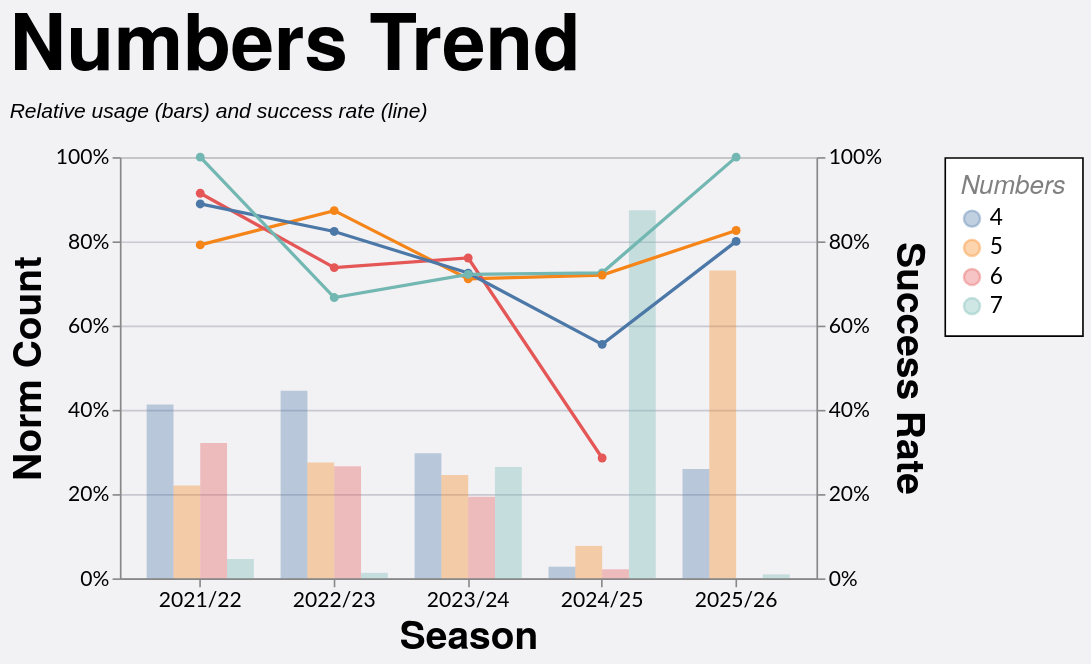

Source (Vega-Lite JSON):
### Vega-Lite specification from a JSON file in a GitHub repository (floating-point values rounded to 4 significant figures; data arrays with more than 128 entries replaced by an {"elided": "..."} marker saying what was removed)
{"config": {"axis": {"labelFont": "Lato, sans-serif", "titleFont": "PT Sans Narrow, Helvetica Neue, Helvetica, Arial, sans-serif", "labelFontSize": 13, "titleFontSize": 24, "gridColor": "#202947", "gridOpacity": 0.2}, "header": {"labelFont": "PT Sans Narrow, Helvetica Neue, Helvetica, Arial, sans-serif", "titleFont": "PT Sans Narrow, Helvetica Neue, Helvetica, Arial, sans-serif", "labelFontSize": 24, "titleFontSize": 28, "labelFontWeight": "bold", "orient": "left"}, "legend": {"labelFont": "Lato, sans-serif", "titleFont": "PT Sans Narrow, Helvetica Neue, Helvetica, Arial, sans-serif", "labelFontSize": 14, "titleFontSize": 16, "titlePadding": 5, "fillColor": "white", "strokeColor": "black", "padding": 10, "titleFontWeight": "lighter", "titleFontStyle": "italic", "titleColor": "gray", "offset": 10}, "title": {"font": "PT Sans Narrow, Helvetica Neue, Helvetica, Arial, sans-serif", "fontSize": 48, "fontWeight": "bold", "anchor": "start", "align": "center", "titlePadding": 20, "subtitlePadding": 10, "subtitleFontSize": 13, "subtitleColor": "", "subtitleFontStyle": "italic", "offset": 15, "color": "black"}, "axisX": {"labelAngle": 0}, "facet": {"title": null, "header": null, "align": {"row": "each", "column": "each"}}, "resolve": {"scale": {"y": "independent", "facet": "independent"}}, "background": "#f2f1f4"}, "layer": [{"mark": {"type": "bar", "opacity": 0.35}, "encoding": {"color": {"field": "numbers", "sort": ["4", "5", "6", "7"], "title": "Numbers", "type": "nominal"}, "tooltip": [{"field": "season", "title": "Season", "type": "nominal"}, {"field": "numbers", "title": "Numbers", "type": "nominal"}, {"field": "won", "format": ",.0f", "title": "Won", "type": "quantitative"}, {"field": "attempts", "format": ",.0f", "title": "Attempts", "type": "quantitative"}, {"field": "norm_count", "format": ".1%", "title": "Norm Count", "type": "quantitative"}, {"field": "success_rate", "format": ".1%", "title": "Success Rate", "type": "quantitative"}], "x": {"field": "season", "sort": ["2021/22", "2022/23", "2023/24", "2024/25", "2025/26"], "title": "Season", "type": "nominal"}, "xOffset": {"field": "numbers", "sort": ["4", "5", "6", "7"], "type": "nominal"}, "y": {"axis": {"format": "%", "orient": "left"}, "field": "norm_count", "scale": {"domain": [0, 1]}, "title": "Norm Count", "type": "quantitative"}}, "transform": [{"filter": "(loSquad == 'All' || datum.squad == loSquad) && (loGameType == 'All' || (loGameType == 'League + Cup' && (datum.game_type == 'League' || datum.game_type == 'Cup')) || (loGameType == 'League only' && datum.game_type == 'League') || datum.game_type == loGameType) && (loOpposition == 'All' || datum.opposition == loOpposition) && (loThrower == 'All' || datum.thrower == loThrower) && (loJumper == 'All' || datum.jumper == loJumper) && (loArea == 'All' || datum.area == loArea) && (loNumbers == 'All' || datum.numbers == loNumbers) && (loCallType == 'All' || datum.call_type == loCallType)"}, {"aggregate": [{"op": "count", "as": "attempts"}, {"op": "sum", "field": "won", "as": "won"}], "groupby": ["season", "numbers"]}, {"joinaggregate": [{"op": "sum", "field": "attempts", "as": "season_attempts"}], "groupby": ["season"]}, {"calculate": "datum.attempts / datum.season_attempts", "as": "norm_count"}, {"calculate": "datum.won / datum.attempts", "as": "success_rate"}]}, {"mark": {"type": "line", "point": true, "strokeWidth": 2}, "encoding": {"color": {"field": "numbers", "sort": ["4", "5", "6", "7"], "title": "Numbers", "type": "nominal"}, "detail": {"field": "numbers", "type": "nominal"}, "tooltip": [{"field": "season", "title": "Season", "type": "nominal"}, {"field": "numbers", "title": "Numbers", "type": "nominal"}, {"field": "won", "format": ",.0f", "title": "Won", "type": "quantitative"}, {"field": "attempts", "format": ",.0f", "title": "Attempts", "type": "quantitative"}, {"field": "norm_count", "format": ".1%", "title": "Norm Count", "type": "quantitative"}, {"field": "success_rate", "format": ".1%", "title": "Success Rate", "type": "quantitative"}], "x": {"field": "season", "sort": ["2021/22", "2022/23", "2023/24", "2024/25", "2025/26"], "title": "Season", "type": "nominal"}, "y": {"axis": {"format": "%", "orient": "right"}, "field": "success_rate", "scale": {"domain": [0, 1]}, "title": "Success Rate", "type": "quantitative"}}, "transform": [{"filter": "(loSquad == 'All' || datum.squad == loSquad) && (loGameType == 'All' || (loGameType == 'League + Cup' && (datum.game_type == 'League' || datum.game_type == 'Cup')) || (loGameType == 'League only' && datum.game_type == 'League') || datum.game_type == loGameType) && (loOpposition == 'All' || datum.opposition == loOpposition) && (loThrower == 'All' || datum.thrower == loThrower) && (loJumper == 'All' || datum.jumper == loJumper) && (loArea == 'All' || datum.area == loArea) && (loNumbers == 'All' || datum.numbers == loNumbers) && (loCallType == 'All' || datum.call_type == loCallType)"}, {"aggregate": [{"op": "count", "as": "attempts"}, {"op": "sum", "field": "won", "as": "won"}], "groupby": ["season", "numbers"]}, {"joinaggregate": [{"op": "sum", "field": "attempts", "as": "season_attempts"}], "groupby": ["season"]}, {"calculate": "datum.attempts / datum.season_attempts", "as": "norm_count"}, {"calculate": "datum.won / datum.attempts", "as": "success_rate"}]}], "data": {"name": "data-e2cc7a9e7d11ff6d493dc632215dd0ca"}, "height": 260, "params": [{"name": "loSquad", "value": "All"}, {"name": "loSeason", "value": "All"}, {"name": "loGameType", "value": "All"}, {"name": "loOpposition", "value": "All"}, {"name": "loThrower", "value": "All"}, {"name": "loJumper", "value": "All"}, {"name": "loArea", "value": "All"}, {"name": "loNumbers", "value": "All"}, {"name": "loCallType", "value": "All"}], "resolve": {"scale": {"y": "independent"}}, "title": {"text": "Numbers Trend", "subtitle": "Relative usage (bars) and success rate (line)"}, "width": 430, "$schema": "https://vega.github.io/schema/vega-lite/v5.20.1.json", "datasets": {"data-e2cc7a9e7d11ff6d493dc632215dd0ca": {"elided": "1242 records"}}}
